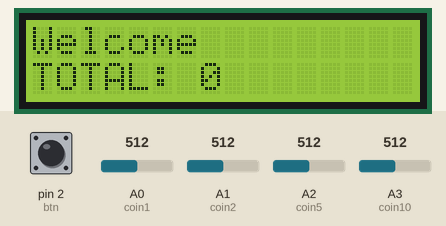
A sketch run on a simulated Arduino Uno, built with avr-gcc and run on an emulated ATmega328P. On the bench: 16×2 character LCD. The test bench sets the inputs (shaded band); at power-on: pin 2 (btn) HIGH, A0 (coin1) = 512, A1 (coin2) = 512, A2 (coin5) = 512, A3 (coin10) = 512. EEPROM starts erased.

Above: at 4.2 s.
4.3 s: pin 2 (btn) pulled LOW for 0.15 s
At 6.0 s:
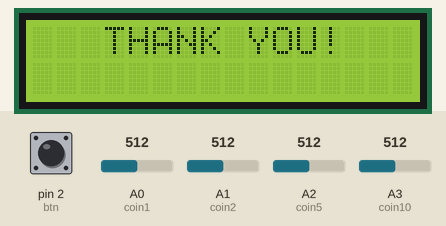
At 8.2 s:
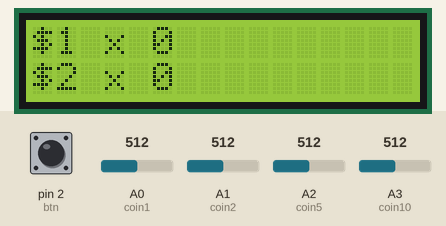
Timing chart, 0 to 9.7 s (numbered marks = the images above; inputs shaded):
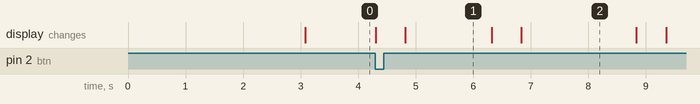

The sketch:

coinsorting.ino
```cpp
#include <Wire.h>
#include <LCD.h>
#include <LiquidCrystal_I2C.h>
#include <EEPROM.h>

LiquidCrystal_I2C lcd(0x27, 2, 1, 0, 4, 5, 6, 7, 3, POSITIVE);

const int coin1  = A0;
const int coin2 = A1;
const int coin5  = A2;
const int coin10 = A3;
const int btn = 2;
int spr1, spr2, spr5, spr10, btnState = 0;
int count1, count2, count5, count10, total, totalcurr = 0;


void setup() {
  Serial.begin(9600);
  pinMode(coin1 , INPUT);
  pinMode(coin2 , INPUT);
  pinMode(coin5, INPUT);
  pinMode(coin10, INPUT);
  pinMode(btn, INPUT_PULLUP);
  lcd.noBacklight();
  lcd.begin(16, 2);
  lcd.setCursor(0, 0);
  lcd.print("Welcome");
  delay(3000);
}

void loop() {

  btnState = digitalRead(btn);

  if (btnState == LOW) {
    lcd.clear();
    delay(500);
    lcd.setCursor(3, 0);
    lcd.print("THANK YOU!");
    delay(1500);


    lcd.clear(); //NEXT PAGE
    delay(500);

    displayCoinAmount();

    lcd.clear();  //NEXT PAGE
    delay(500);

    total += totalcurr;
    EEPROM.write(5, total);
    lcd.setCursor(0,0);
    lcd.print("Now we have");
    lcd.setCursor(0,1);
    lcd.print("HKD:");
    lcd.setCursor(4,1);
    lcd.print(EEPROM.read(5));
    delay(1500);

    count1 = 0;
    count2 = 0;
    count5 = 0;
    count10 = 0;
    totalcurr = 0;
    btnState = HIGH;

    lcd.clear();
    delay(1000);
    lcd.setCursor(0, 0);
    lcd.print("Welcome");
    delay(3000);

  } else {
    spr1 = analogRead(coin1);
    spr2 = analogRead(coin2);
    spr5 = analogRead(coin5);
    spr10 = analogRead(coin10);


    if (spr1 <= 10) {
      count1 += 1;
      delay(100);
    }
    if (spr2 <= 10) {
      count2 += 1;
      delay(100);
    }
    if (spr5 <= 10) {
      count5 += 1;
      delay(100);
    }
    if (spr10 <= 10) {
      count10 += 1;
      delay(100);
    }

    totalcurr = count1 + 2 * count2 + 5 * count5 + 10 * count10;

    lcd.setCursor(0, 1);
    lcd.print("TOTAL:");
    lcd.setCursor(7, 1);
    lcd.print(totalcurr);
  }
}

void displayCoinAmount(){
  lcd.setCursor(0, 0);
    lcd.print("$1 x ");
    lcd.setCursor(5, 0);
    lcd.print(count1);

    lcd.setCursor(0, 1);
    lcd.print("$2 x ");
    lcd.setCursor(5, 1);
    lcd.print(count2);
    delay(2000);


    lcd.clear();  //NEXT PAGE
    delay(500);

    lcd.setCursor(0, 0);
    lcd.print("$5 x ");
    lcd.setCursor(5, 0);
    lcd.print(count5);

    lcd.setCursor(0, 1);
    lcd.print("$10x ");
    lcd.setCursor(5, 1);
    lcd.print(count10);
    delay(2000);
}
```

Measured:
- after the input at 4.3 s, the display: first changes at once (image 1 shows a later state)
- what the display in image 1 shows lasts 1.5 s, from 4.8 s to 6.3 s
